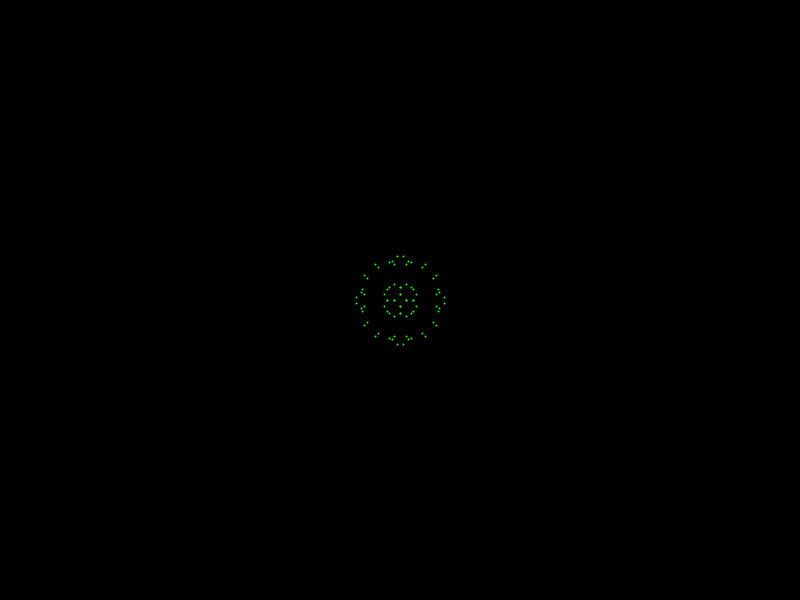
Frame 1 (no input)
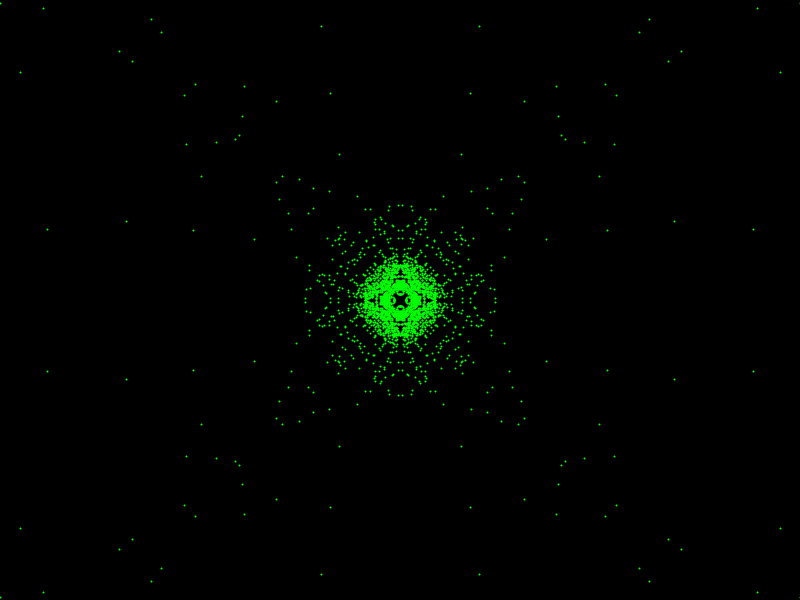
Frame 60 (the mouse pressed at the canvas centre just before this capture)
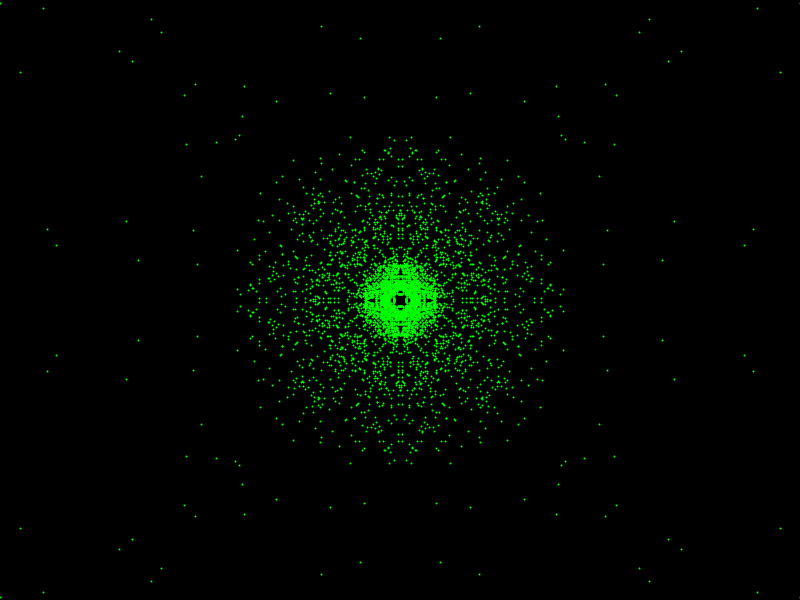
Frame 120 (the mouse held since frame 60 and released just before this capture)

The Processing sketch that drew these frames (run headless with seeded random() and noise(); from frame 60 on, the mouse is pressed at the canvas centre):

// Processing sketch: minsky_circle
// ── minsky_circle.pde
/*

https://www.masswerk.at/minskytron/
https://nbickford.wordpress.com/2011/04/03/the-minsky-circle-algorithm/

*/

MinskyCircle mcs[];
int mcslen;

void setup() {
  size(800, 600);
  
  mcslen = 10;
  alloc(mcslen);
  reset();
}

void alloc(int n) {
  mcs = new MinskyCircle[n];
  for (int i = 0; i < mcs.length; i++)
    mcs[i] = new MinskyCircle();
}

void reset() {
  background(0);
  for (MinskyCircle mc : mcs)
    mc.reset();
}

void keyPressed() {
  if (keyCode == UP)
    mcslen++;
  else if (keyCode == DOWN)
    mcslen--;
  mcslen = clamp(mcslen, 1, mcslen);
  
  for (MinskyCircle mc : mcs) {
    if (keyCode == LEFT)
      mc.mode--;
    else if (keyCode == RIGHT)
      mc.mode++;
    mc.mode = clamp(mc.mode, 0, 2);
  }
  
  if (keyCode == UP || keyCode == DOWN)
    alloc(mcslen);
  if (keyCode == ' ' || keyCode == LEFT || keyCode == RIGHT || keyCode == UP || keyCode == DOWN)
    reset();

  println("Mode:", mcs[0].mode);
  println("Length: ", mcslen);
  println();
}

void draw() {
  for (MinskyCircle mc : mcs) {
    mc.step();
    mc.draw();
  }
}

int clamp(int x, int a, int b) {
  if (x < a)
    x = a;
  else if (x > b)
    x = b;
  return x;
}

class MinskyCircle {
  int px, py;
  double c1, c2;
  double d1, d2;
  int mode;
  
  MinskyCircle() {
    mode = 2;
    reset();
  }
  
  void reset() {
    px = (int)random(5, 50);
    py = 0;
    c1 = random(-1, 1);
    c2 = random(-1, 1);
  }
  
  void step() {
    px = px - (int)(c1 * py);
    py = py + (int)(c2 * px);

    c1 += d1;
    c2 += d2;
    
    d1 = random(-0.1, 0.1);
    d2 = random(-0.1, 0.1);
  }
  
  void draw() {
    push();
    translate(width/2, height/2);
    stroke(0, 255, 0);
    strokeWeight(2);
    switch (mode) {
    case 0:
      point(px, py);
      break;
    case 1:
      disp2(px, py);
      break;
    case 2:
      disp8(px, py);
      break;
    }
    pop();
  }
  
  void disp2(int x, int y) {
    point(x, y);
    point(y, x);
  }
  
  void disp8(int x, int y) {
    point(x, y);
    point(-x, y);
    point(y, -x);
    point(-y, -x);
    point(-x, -y);
    point(x, -y);
    point(-y, x);
    point(y, x);
  }
}
